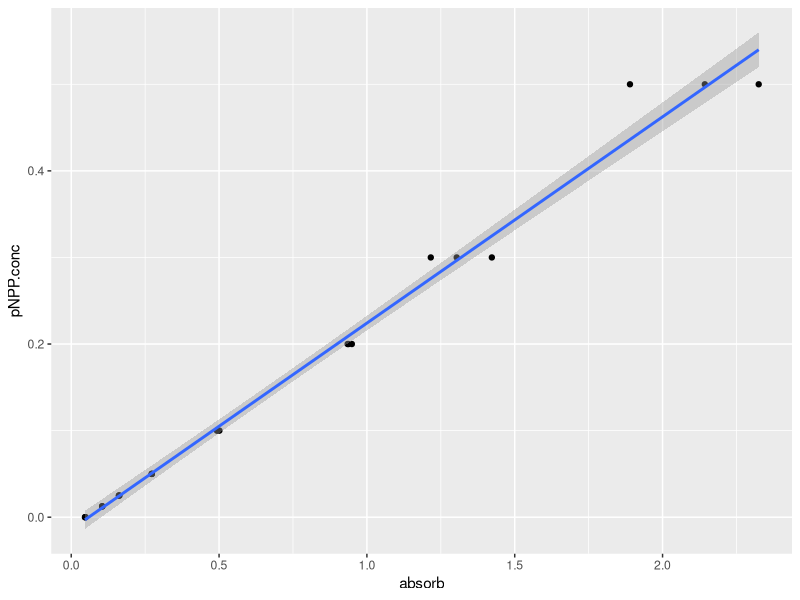

This figure's R source:
## ---- chunk 1
#| echo: true
#| warning: false
#| eval: true

rm(list=ls())
library(tidyverse)
library(readxl)
library(ggpubr)
#install.packages("gganimate")
library(gganimate)
## ---- chunk 2
#| echo: true
#| warning: false
#| eval: true
ap<-read_excel("raw-data/example_alkaline_phosphatase_activity_assay.xlsx", sheet=2, skip=3)
view(ap)
## ---- chunk 3
#| echo: true
#| warning: false
#| eval: true
ap.pivot <- 
  ap |> 
  select(-mean.abs, -standard.deviation) |>
  pivot_longer(-pNPP.conc, names_to = "rep", values_to = "absorb")
view(ap.pivot)
## ---- chunk 4
#| echo: true
#| warning: false
#| eval: true
ap.pivot <- relocate(ap.pivot, absorb)
## ---- chunk 5
#| echo: true
#| warning: false
#| eval: true

pNPP.plot <- ap.pivot |>
  ggplot(aes(x=absorb, y=pNPP.conc))+
  geom_point()+
  geom_smooth(method="lm")
pNPP.plot
## ---- chunk 6
#| echo: true
#| warning: false
#| eval: true

ggsave("pNPP.plot.pdf",pNPP.plot)  
## ---- chunk 7
#| echo: true
#| warning: false
#| eval: true

linear_model <- lm(pNPP.conc ~ absorb , data = ap.pivot)
absorbance_values <- data.frame(absorb = c(1,2,3))
